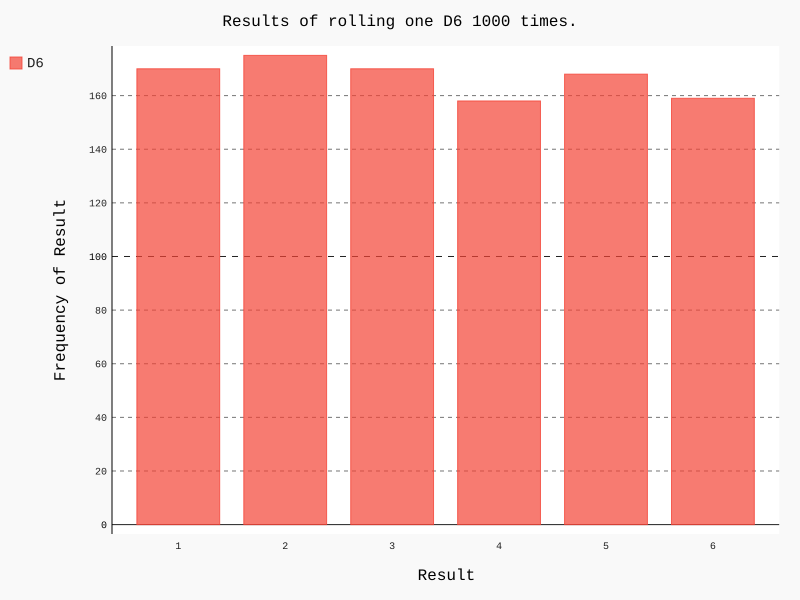

Python code for this plot:
from die import Die
import pygal

die = Die()
results = []
for roll_num in range(1000):
    result = die.roll()
    results.append(result)

frequencies = []
for value in range(1, die.num_sides + 1):
    frequency = results.count(value)
    frequencies.append(frequency)

hist = pygal.Bar()

hist.title = "Results of rolling one D6 1000 times."
hist.x_labels = ['1','2', '3', '4', '5', '6']
hist.x_title = "Result"
hist.y_title = "Frequency of Result"

hist.add('D6', frequencies)
hist.render_to_file('die_visual.svg')
